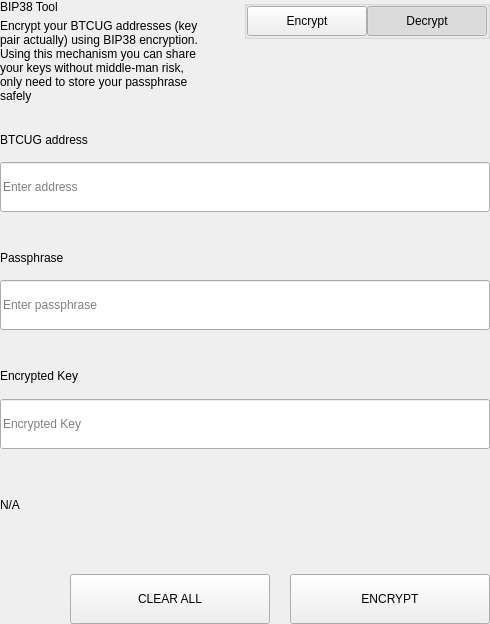
<?xml version="1.0" encoding="UTF-8"?>
<ui version="4.0">
 <class>SettingsBitToolWidget</class>
 <widget class="QWidget" name="SettingsBitToolWidget">
  <property name="geometry">
   <rect>
    <x>0</x>
    <y>0</y>
    <width>490</width>
    <height>624</height>
   </rect>
  </property>
  <property name="windowTitle">
   <string>Form</string>
  </property>
  <layout class="QVBoxLayout" name="verticalLayout">
   <property name="spacing">
    <number>0</number>
   </property>
   <property name="leftMargin">
    <number>0</number>
   </property>
   <property name="topMargin">
    <number>0</number>
   </property>
   <property name="rightMargin">
    <number>0</number>
   </property>
   <property name="bottomMargin">
    <number>0</number>
   </property>
   <item>
    <widget class="QWidget" name="left" native="true">
     <layout class="QVBoxLayout" name="verticalLayout_3">
      <property name="leftMargin">
       <number>0</number>
      </property>
      <property name="topMargin">
       <number>0</number>
      </property>
      <property name="rightMargin">
       <number>0</number>
      </property>
      <property name="bottomMargin">
       <number>0</number>
      </property>
      <item>
       <layout class="QVBoxLayout" name="verticalLayout_2">
        <property name="spacing">
         <number>0</number>
        </property>
        <item>
         <layout class="QHBoxLayout" name="horizontalLayout_3" stretch="3,1">
          <property name="spacing">
           <number>40</number>
          </property>
          <item>
           <layout class="QVBoxLayout" name="verticalLayoutTitle">
            <property name="spacing">
             <number>5</number>
            </property>
            <item>
             <widget class="QLabel" name="labelTitle">
              <property name="text">
               <string>BIP38 Tool</string>
              </property>
             </widget>
            </item>
            <item>
             <widget class="QLabel" name="labelSubtitle1">
              <property name="text">
               <string>Encrypt your BTCUG addresses (key pair actually) using BIP38 encryption.
Using this mechanism you can share your keys without middle-man risk, only need to store your passphrase safely</string>
              </property>
              <property name="wordWrap">
               <bool>true</bool>
              </property>
             </widget>
            </item>
           </layout>
          </item>
          <item alignment="Qt::AlignTop">
           <widget class="QGroupBox" name="groupBox">
            <property name="title">
             <string/>
            </property>
            <property name="alignment">
             <set>Qt::AlignLeading|Qt::AlignLeft|Qt::AlignTop</set>
            </property>
            <layout class="QHBoxLayout" name="horizontalLayout_4">
             <property name="spacing">
              <number>0</number>
             </property>
             <property name="leftMargin">
              <number>0</number>
             </property>
             <property name="topMargin">
              <number>0</number>
             </property>
             <property name="rightMargin">
              <number>0</number>
             </property>
             <property name="bottomMargin">
              <number>0</number>
             </property>
             <item>
              <spacer name="horizontalSpacer">
               <property name="orientation">
                <enum>Qt::Horizontal</enum>
               </property>
               <property name="sizeHint" stdset="0">
                <size>
                 <width>40</width>
                 <height>20</height>
                </size>
               </property>
              </spacer>
             </item>
             <item>
              <widget class="QPushButton" name="pushLeft">
               <property name="minimumSize">
                <size>
                 <width>120</width>
                 <height>30</height>
                </size>
               </property>
               <property name="maximumSize">
                <size>
                 <width>120</width>
                 <height>30</height>
                </size>
               </property>
               <property name="focusPolicy">
                <enum>Qt::NoFocus</enum>
               </property>
               <property name="text">
                <string>Encrypt</string>
               </property>
               <property name="checkable">
                <bool>true</bool>
               </property>
               <property name="autoExclusive">
                <bool>true</bool>
               </property>
              </widget>
             </item>
             <item>
              <widget class="QPushButton" name="pushRight">
               <property name="minimumSize">
                <size>
                 <width>120</width>
                 <height>30</height>
                </size>
               </property>
               <property name="maximumSize">
                <size>
                 <width>120</width>
                 <height>30</height>
                </size>
               </property>
               <property name="focusPolicy">
                <enum>Qt::NoFocus</enum>
               </property>
               <property name="text">
                <string>Decrypt</string>
               </property>
               <property name="checkable">
                <bool>true</bool>
               </property>
               <property name="checked">
                <bool>true</bool>
               </property>
               <property name="autoExclusive">
                <bool>true</bool>
               </property>
              </widget>
             </item>
            </layout>
           </widget>
          </item>
         </layout>
        </item>
        <item>
         <widget class="QStackedWidget" name="stackedWidget">
          <property name="currentIndex">
           <number>1</number>
          </property>
          <widget class="QWidget" name="pageDecrypt">
           <layout class="QVBoxLayout" name="verticalLayout_5">
            <property name="spacing">
             <number>0</number>
            </property>
            <property name="leftMargin">
             <number>0</number>
            </property>
            <property name="topMargin">
             <number>0</number>
            </property>
            <property name="rightMargin">
             <number>0</number>
            </property>
            <property name="bottomMargin">
             <number>0</number>
            </property>
            <item>
             <widget class="QWidget" name="widget" native="true">
              <property name="minimumSize">
               <size>
                <width>0</width>
                <height>100</height>
               </size>
              </property>
              <layout class="QVBoxLayout" name="verticalLayout_4">
               <property name="spacing">
                <number>0</number>
               </property>
               <property name="leftMargin">
                <number>0</number>
               </property>
               <property name="topMargin">
                <number>0</number>
               </property>
               <property name="rightMargin">
                <number>0</number>
               </property>
               <property name="bottomMargin">
                <number>0</number>
               </property>
               <item>
                <spacer name="verticalSpacer_2">
                 <property name="orientation">
                  <enum>Qt::Vertical</enum>
                 </property>
                 <property name="sizeType">
                  <enum>QSizePolicy::Fixed</enum>
                 </property>
                 <property name="sizeHint" stdset="0">
                  <size>
                   <width>20</width>
                   <height>20</height>
                  </size>
                 </property>
                </spacer>
               </item>
               <item>
                <layout class="QHBoxLayout" name="horizontalLayout_6" stretch="2">
                 <property name="spacing">
                  <number>0</number>
                 </property>
                 <item>
                  <layout class="QVBoxLayout" name="verticalLayout_7">
                   <property name="spacing">
                    <number>9</number>
                   </property>
                   <item>
                    <widget class="QLabel" name="labelSubtitleKey">
                     <property name="minimumSize">
                      <size>
                       <width>0</width>
                       <height>20</height>
                      </size>
                     </property>
                     <property name="maximumSize">
                      <size>
                       <width>16777215</width>
                       <height>20</height>
                      </size>
                     </property>
                     <property name="text">
                      <string>Encrypted key</string>
                     </property>
                    </widget>
                   </item>
                   <item>
                    <widget class="QLineEdit" name="lineEditKey">
                     <property name="minimumSize">
                      <size>
                       <width>0</width>
                       <height>50</height>
                      </size>
                     </property>
                     <property name="maximumSize">
                      <size>
                       <width>16777215</width>
                       <height>50</height>
                      </size>
                     </property>
                     <property name="placeholderText">
                      <string>Enter a encrypted key</string>
                     </property>
                    </widget>
                   </item>
                  </layout>
                 </item>
                </layout>
               </item>
               <item>
                <spacer name="verticalSpacer_3">
                 <property name="orientation">
                  <enum>Qt::Vertical</enum>
                 </property>
                 <property name="sizeType">
                  <enum>QSizePolicy::Fixed</enum>
                 </property>
                 <property name="sizeHint" stdset="0">
                  <size>
                   <width>20</width>
                   <height>20</height>
                  </size>
                 </property>
                </spacer>
               </item>
               <item>
                <layout class="QVBoxLayout" name="verticalLayout_9">
                 <property name="spacing">
                  <number>9</number>
                 </property>
                 <item>
                  <widget class="QLabel" name="labelSubtitlePassphrase">
                   <property name="maximumSize">
                    <size>
                     <width>16777215</width>
                     <height>20</height>
                    </size>
                   </property>
                   <property name="text">
                    <string>Passphrase</string>
                   </property>
                  </widget>
                 </item>
                 <item>
                  <widget class="QLineEdit" name="lineEditPassphrase">
                   <property name="minimumSize">
                    <size>
                     <width>0</width>
                     <height>50</height>
                    </size>
                   </property>
                   <property name="maximumSize">
                    <size>
                     <width>16777215</width>
                     <height>50</height>
                    </size>
                   </property>
                   <property name="placeholderText">
                    <string>Enter a passphrase</string>
                   </property>
                  </widget>
                 </item>
                </layout>
               </item>
               <item>
                <spacer name="verticalSpacer_4">
                 <property name="orientation">
                  <enum>Qt::Vertical</enum>
                 </property>
                 <property name="sizeType">
                  <enum>QSizePolicy::Fixed</enum>
                 </property>
                 <property name="sizeHint" stdset="0">
                  <size>
                   <width>20</width>
                   <height>20</height>
                  </size>
                 </property>
                </spacer>
               </item>
               <item>
                <widget class="QWidget" name="widget_3" native="true">
                 <property name="sizePolicy">
                  <sizepolicy hsizetype="Preferred" vsizetype="Fixed">
                   <horstretch>0</horstretch>
                   <verstretch>0</verstretch>
                  </sizepolicy>
                 </property>
                 <layout class="QVBoxLayout" name="verticalLayout_10">
                  <property name="spacing">
                   <number>9</number>
                  </property>
                  <property name="leftMargin">
                   <number>0</number>
                  </property>
                  <property name="topMargin">
                   <number>0</number>
                  </property>
                  <property name="rightMargin">
                   <number>0</number>
                  </property>
                  <property name="bottomMargin">
                   <number>0</number>
                  </property>
                  <item>
                   <widget class="QLabel" name="labelSubtitleDecryptResult">
                    <property name="minimumSize">
                     <size>
                      <width>0</width>
                      <height>20</height>
                     </size>
                    </property>
                    <property name="maximumSize">
                     <size>
                      <width>16777215</width>
                      <height>20</height>
                     </size>
                    </property>
                    <property name="text">
                     <string>Decrypted address result</string>
                    </property>
                   </widget>
                  </item>
                  <item>
                   <widget class="QWidget" name="widget_4" native="true">
                    <layout class="QHBoxLayout" name="horizontalLayout" stretch="6,0,1">
                     <property name="spacing">
                      <number>0</number>
                     </property>
                     <property name="leftMargin">
                      <number>0</number>
                     </property>
                     <property name="topMargin">
                      <number>0</number>
                     </property>
                     <property name="rightMargin">
                      <number>0</number>
                     </property>
                     <property name="bottomMargin">
                      <number>0</number>
                     </property>
                     <item alignment="Qt::AlignVCenter">
                      <widget class="QLineEdit" name="lineEditDecryptResult">
                       <property name="minimumSize">
                        <size>
                         <width>0</width>
                         <height>50</height>
                        </size>
                       </property>
                       <property name="maximumSize">
                        <size>
                         <width>16777215</width>
                         <height>50</height>
                        </size>
                       </property>
                       <property name="placeholderText">
                        <string>Decrypted Address</string>
                       </property>
                      </widget>
                     </item>
                     <item>
                      <spacer name="horizontalSpacer_4">
                       <property name="orientation">
                        <enum>Qt::Horizontal</enum>
                       </property>
                       <property name="sizeType">
                        <enum>QSizePolicy::Fixed</enum>
                       </property>
                       <property name="sizeHint" stdset="0">
                        <size>
                         <width>20</width>
                         <height>50</height>
                        </size>
                       </property>
                      </spacer>
                     </item>
                     <item>
                      <widget class="QPushButton" name="pushButtonImport">
                       <property name="minimumSize">
                        <size>
                         <width>140</width>
                         <height>40</height>
                        </size>
                       </property>
                       <property name="text">
                        <string>Import Address</string>
                       </property>
                      </widget>
                     </item>
                    </layout>
                   </widget>
                  </item>
                 </layout>
                </widget>
               </item>
               <item>
                <widget class="QLabel" name="statusLabel_DEC">
                 <property name="maximumSize">
                  <size>
                   <width>16777215</width>
                   <height>40</height>
                  </size>
                 </property>
                 <property name="text">
                  <string/>
                 </property>
                </widget>
               </item>
               <item>
                <spacer name="verticalSpacer">
                 <property name="orientation">
                  <enum>Qt::Vertical</enum>
                 </property>
                 <property name="sizeType">
                  <enum>QSizePolicy::Preferred</enum>
                 </property>
                 <property name="sizeHint" stdset="0">
                  <size>
                   <width>20</width>
                   <height>20</height>
                  </size>
                 </property>
                </spacer>
               </item>
               <item>
                <layout class="QHBoxLayout" name="horizontalLayout_7">
                 <property name="spacing">
                  <number>0</number>
                 </property>
                 <item>
                  <spacer name="horizontalSpacer_5">
                   <property name="orientation">
                    <enum>Qt::Horizontal</enum>
                   </property>
                   <property name="sizeType">
                    <enum>QSizePolicy::Expanding</enum>
                   </property>
                   <property name="sizeHint" stdset="0">
                    <size>
                     <width>40</width>
                     <height>20</height>
                    </size>
                   </property>
                  </spacer>
                 </item>
                 <item>
                  <widget class="QPushButton" name="pushButtonDecryptClear">
                   <property name="minimumSize">
                    <size>
                     <width>200</width>
                     <height>50</height>
                    </size>
                   </property>
                   <property name="maximumSize">
                    <size>
                     <width>200</width>
                     <height>50</height>
                    </size>
                   </property>
                   <property name="text">
                    <string>CLEAR</string>
                   </property>
                  </widget>
                 </item>
                 <item>
                  <spacer name="horizontalSpacer_3">
                   <property name="orientation">
                    <enum>Qt::Horizontal</enum>
                   </property>
                   <property name="sizeType">
                    <enum>QSizePolicy::Fixed</enum>
                   </property>
                   <property name="sizeHint" stdset="0">
                    <size>
                     <width>20</width>
                     <height>20</height>
                    </size>
                   </property>
                  </spacer>
                 </item>
                 <item>
                  <widget class="QPushButton" name="pushButtonDecrypt">
                   <property name="minimumSize">
                    <size>
                     <width>200</width>
                     <height>50</height>
                    </size>
                   </property>
                   <property name="maximumSize">
                    <size>
                     <width>200</width>
                     <height>50</height>
                    </size>
                   </property>
                   <property name="text">
                    <string>DECRYPT KEY</string>
                   </property>
                  </widget>
                 </item>
                </layout>
               </item>
              </layout>
             </widget>
            </item>
           </layout>
          </widget>
          <widget class="QWidget" name="pageEncrypt">
           <layout class="QVBoxLayout" name="verticalLayout_11">
            <property name="spacing">
             <number>0</number>
            </property>
            <property name="leftMargin">
             <number>0</number>
            </property>
            <property name="topMargin">
             <number>0</number>
            </property>
            <property name="rightMargin">
             <number>0</number>
            </property>
            <property name="bottomMargin">
             <number>0</number>
            </property>
            <item>
             <spacer name="verticalSpacer_8">
              <property name="orientation">
               <enum>Qt::Vertical</enum>
              </property>
              <property name="sizeType">
               <enum>QSizePolicy::Fixed</enum>
              </property>
              <property name="sizeHint" stdset="0">
               <size>
                <width>20</width>
                <height>20</height>
               </size>
              </property>
             </spacer>
            </item>
            <item>
             <widget class="QWidget" name="containerAddressEnc" native="true">
              <layout class="QVBoxLayout" name="containerAddressEncLayout">
               <property name="spacing">
                <number>5</number>
               </property>
               <property name="leftMargin">
                <number>0</number>
               </property>
               <property name="topMargin">
                <number>0</number>
               </property>
               <property name="rightMargin">
                <number>0</number>
               </property>
               <property name="bottomMargin">
                <number>0</number>
               </property>
               <item>
                <widget class="QLabel" name="labelSubtitleAddress">
                 <property name="minimumSize">
                  <size>
                   <width>0</width>
                   <height>20</height>
                  </size>
                 </property>
                 <property name="maximumSize">
                  <size>
                   <width>16777215</width>
                   <height>20</height>
                  </size>
                 </property>
                 <property name="text">
                  <string>BTCUG address</string>
                 </property>
                </widget>
               </item>
               <item>
                <widget class="QLineEdit" name="addressIn_ENC">
                 <property name="minimumSize">
                  <size>
                   <width>0</width>
                   <height>50</height>
                  </size>
                 </property>
                 <property name="placeholderText">
                  <string>Enter address</string>
                 </property>
                </widget>
               </item>
              </layout>
             </widget>
            </item>
            <item>
             <spacer name="verticalSpacer_6">
              <property name="orientation">
               <enum>Qt::Vertical</enum>
              </property>
              <property name="sizeType">
               <enum>QSizePolicy::Fixed</enum>
              </property>
              <property name="sizeHint" stdset="0">
               <size>
                <width>20</width>
                <height>20</height>
               </size>
              </property>
             </spacer>
            </item>
            <item>
             <widget class="QWidget" name="containerAddress" native="true">
              <layout class="QHBoxLayout" name="horizontalLayout_9" stretch="2">
               <property name="spacing">
                <number>0</number>
               </property>
               <property name="leftMargin">
                <number>0</number>
               </property>
               <property name="topMargin">
                <number>0</number>
               </property>
               <property name="rightMargin">
                <number>0</number>
               </property>
               <property name="bottomMargin">
                <number>0</number>
               </property>
               <item>
                <layout class="QVBoxLayout" name="verticalLayout_8">
                 <property name="spacing">
                  <number>5</number>
                 </property>
                 <item>
                  <widget class="QLabel" name="labelSubtitleMessage">
                   <property name="minimumSize">
                    <size>
                     <width>0</width>
                     <height>20</height>
                    </size>
                   </property>
                   <property name="maximumSize">
                    <size>
                     <width>16777215</width>
                     <height>20</height>
                    </size>
                   </property>
                   <property name="text">
                    <string>Passphrase</string>
                   </property>
                  </widget>
                 </item>
                 <item>
                  <widget class="QLineEdit" name="passphraseIn_ENC">
                   <property name="minimumSize">
                    <size>
                     <width>0</width>
                     <height>50</height>
                    </size>
                   </property>
                   <property name="maximumSize">
                    <size>
                     <width>16777215</width>
                     <height>50</height>
                    </size>
                   </property>
                   <property name="placeholderText">
                    <string>Enter passphrase</string>
                   </property>
                  </widget>
                 </item>
                </layout>
               </item>
              </layout>
             </widget>
            </item>
            <item>
             <spacer name="verticalSpacer_7">
              <property name="orientation">
               <enum>Qt::Vertical</enum>
              </property>
              <property name="sizeType">
               <enum>QSizePolicy::Fixed</enum>
              </property>
              <property name="sizeHint" stdset="0">
               <size>
                <width>20</width>
                <height>20</height>
               </size>
              </property>
             </spacer>
            </item>
            <item>
             <widget class="QWidget" name="widget_2" native="true">
              <property name="minimumSize">
               <size>
                <width>0</width>
                <height>75</height>
               </size>
              </property>
              <property name="maximumSize">
               <size>
                <width>16777215</width>
                <height>16777215</height>
               </size>
              </property>
              <layout class="QVBoxLayout" name="verticalLayout_6">
               <property name="leftMargin">
                <number>0</number>
               </property>
               <property name="topMargin">
                <number>0</number>
               </property>
               <property name="rightMargin">
                <number>0</number>
               </property>
               <property name="bottomMargin">
                <number>0</number>
               </property>
               <item>
                <widget class="QLabel" name="labelSubtitleEncryptedKey">
                 <property name="minimumSize">
                  <size>
                   <width>0</width>
                   <height>20</height>
                  </size>
                 </property>
                 <property name="maximumSize">
                  <size>
                   <width>16777215</width>
                   <height>20</height>
                  </size>
                 </property>
                 <property name="text">
                  <string>Encrypted Key</string>
                 </property>
                </widget>
               </item>
               <item>
                <widget class="QLineEdit" name="encryptedKeyOut_ENC">
                 <property name="minimumSize">
                  <size>
                   <width>0</width>
                   <height>50</height>
                  </size>
                 </property>
                 <property name="placeholderText">
                  <string>Encrypted Key</string>
                 </property>
                </widget>
               </item>
              </layout>
             </widget>
            </item>
            <item>
             <widget class="QLabel" name="statusLabel_ENC">
              <property name="text">
               <string notr="true">N/A</string>
              </property>
             </widget>
            </item>
            <item>
             <spacer name="verticalSpacer_5">
              <property name="orientation">
               <enum>Qt::Vertical</enum>
              </property>
              <property name="sizeType">
               <enum>QSizePolicy::Fixed</enum>
              </property>
              <property name="sizeHint" stdset="0">
               <size>
                <width>20</width>
                <height>20</height>
               </size>
              </property>
             </spacer>
            </item>
            <item>
             <layout class="QHBoxLayout" name="horizontalLayout_8">
              <property name="spacing">
               <number>0</number>
              </property>
              <item>
               <spacer name="horizontalSpacer_6">
                <property name="orientation">
                 <enum>Qt::Horizontal</enum>
                </property>
                <property name="sizeType">
                 <enum>QSizePolicy::Expanding</enum>
                </property>
                <property name="sizeHint" stdset="0">
                 <size>
                  <width>40</width>
                  <height>20</height>
                 </size>
                </property>
               </spacer>
              </item>
              <item>
               <widget class="QPushButton" name="pushButtonClear">
                <property name="minimumSize">
                 <size>
                  <width>200</width>
                  <height>50</height>
                 </size>
                </property>
                <property name="focusPolicy">
                 <enum>Qt::NoFocus</enum>
                </property>
                <property name="text">
                 <string>CLEAR ALL</string>
                </property>
               </widget>
              </item>
              <item>
               <spacer name="horizontalSpacer_2">
                <property name="orientation">
                 <enum>Qt::Horizontal</enum>
                </property>
                <property name="sizeType">
                 <enum>QSizePolicy::Fixed</enum>
                </property>
                <property name="sizeHint" stdset="0">
                 <size>
                  <width>20</width>
                  <height>20</height>
                 </size>
                </property>
               </spacer>
              </item>
              <item>
               <widget class="QPushButton" name="pushButtonEncrypt">
                <property name="minimumSize">
                 <size>
                  <width>200</width>
                  <height>50</height>
                 </size>
                </property>
                <property name="maximumSize">
                 <size>
                  <width>200</width>
                  <height>50</height>
                 </size>
                </property>
                <property name="focusPolicy">
                 <enum>Qt::NoFocus</enum>
                </property>
                <property name="text">
                 <string>ENCRYPT</string>
                </property>
               </widget>
              </item>
             </layout>
            </item>
           </layout>
          </widget>
         </widget>
        </item>
       </layout>
      </item>
     </layout>
    </widget>
   </item>
  </layout>
 </widget>
 <resources/>
 <connections/>
</ui>
